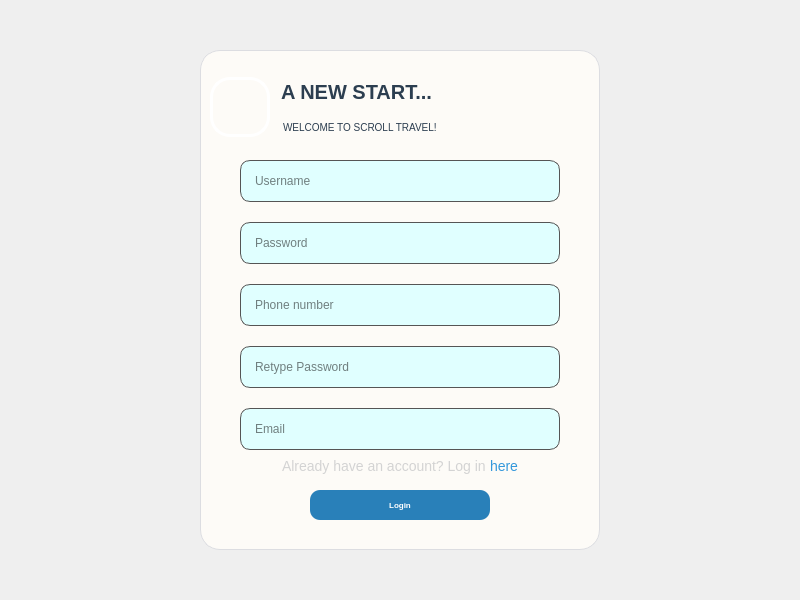
<?xml version="1.0" encoding="UTF-8"?>
<ui version="4.0">
 <class>MainWindow</class>
 <widget class="QMainWindow" name="MainWindow">
  <property name="geometry">
   <rect>
    <x>0</x>
    <y>0</y>
    <width>800</width>
    <height>600</height>
   </rect>
  </property>
  <property name="windowTitle">
   <string>MainWindow</string>
  </property>
  <property name="styleSheet">
   <string notr="true">#centralwidget {
	border-image: url(:/Registration/background2.jpg) 0 0 0 0 stretch;
}</string>
  </property>
  <widget class="QWidget" name="centralwidget">
   <layout class="QGridLayout" name="gridLayout">
    <item row="0" column="1">
     <spacer name="verticalSpacer">
      <property name="orientation">
       <enum>Qt::Vertical</enum>
      </property>
      <property name="sizeHint" stdset="0">
       <size>
        <width>20</width>
        <height>32</height>
       </size>
      </property>
     </spacer>
    </item>
    <item row="1" column="0">
     <spacer name="horizontalSpacer">
      <property name="orientation">
       <enum>Qt::Horizontal</enum>
      </property>
      <property name="sizeHint" stdset="0">
       <size>
        <width>182</width>
        <height>20</height>
       </size>
      </property>
     </spacer>
    </item>
    <item row="1" column="1" rowspan="2">
     <widget class="QFrame" name="frame">
      <property name="minimumSize">
       <size>
        <width>400</width>
        <height>500</height>
       </size>
      </property>
      <property name="maximumSize">
       <size>
        <width>400</width>
        <height>500</height>
       </size>
      </property>
      <property name="styleSheet">
       <string notr="true">QFrame {
    background-color: #fdfbf7; /* Màu trắng ngà/kem */
    border-radius: 20px;
    border: 1px solid #dcdde1;
}</string>
      </property>
      <property name="frameShape">
       <enum>QFrame::StyledPanel</enum>
      </property>
      <property name="frameShadow">
       <enum>QFrame::Raised</enum>
      </property>
      <layout class="QVBoxLayout" name="verticalLayout">
       <item>
        <layout class="QHBoxLayout" name="horizontalLayout_2">
         <item>
          <widget class="QLabel" name="label_2">
           <property name="minimumSize">
            <size>
             <width>60</width>
             <height>60</height>
            </size>
           </property>
           <property name="maximumSize">
            <size>
             <width>60</width>
             <height>60</height>
            </size>
           </property>
           <property name="styleSheet">
            <string notr="true">QLabel{
	border radius: 30px;
	border: 3px solid #ffffff;
}</string>
           </property>
           <property name="text">
            <string/>
           </property>
           <property name="pixmap">
            <pixmap resource="../ASSETS/res.qrc">:/Registration/logo.png</pixmap>
           </property>
           <property name="scaledContents">
            <bool>true</bool>
           </property>
          </widget>
         </item>
         <item>
          <layout class="QVBoxLayout" name="TitlLayout">
           <item>
            <widget class="QLabel" name="lblTitle">
             <property name="styleSheet">
              <string notr="true">QLabel#lblTitle {
	border: none;
    font-size: 20px;          
    font-weight: bold;         
    color: #2c3e50;            
    font-family: &quot;Inter&quot;;   
	margin-top: 20px;
}
</string>
             </property>
             <property name="text">
              <string>A NEW START...</string>
             </property>
            </widget>
           </item>
           <item>
            <widget class="QLabel" name="lblSubTitle">
             <property name="styleSheet">
              <string notr="true">QLabel#lblSubTitle {
	border: none;
    font-size: 10px;                  
    color: #2c3e50;            
    font-family: &quot;Inter&quot;;   
	margin-left: 5px;
	margin-bottom: 10px;
}
</string>
             </property>
             <property name="text">
              <string>WELCOME TO SCROLL TRAVEL!</string>
             </property>
            </widget>
           </item>
          </layout>
         </item>
        </layout>
       </item>
       <item>
        <layout class="QVBoxLayout" name="TextInputLayout">
         <property name="spacing">
          <number>20</number>
         </property>
         <property name="leftMargin">
          <number>30</number>
         </property>
         <property name="rightMargin">
          <number>30</number>
         </property>
         <item>
          <widget class="QLineEdit" name="emailINPUT">
           <property name="minimumSize">
            <size>
             <width>200</width>
             <height>20</height>
            </size>
           </property>
           <property name="baseSize">
            <size>
             <width>180</width>
             <height>20</height>
            </size>
           </property>
           <property name="styleSheet">
            <string notr="true">QLineEdit {
    border: 1px solid #555555; /* Viền màu xám, dày 2px */
    border-radius: 10px;       /* Độ bo tròn (số càng lớn càng tròn) */
    padding-left: 10px;        /* Đệm trái để chữ không sát mép */
    padding-right: 10px;       /* Đệm phải */
    background-color:  #e0ffff ; /* Màu nền */
    color: black;              /* Màu chữ */
	padding: 12px;

}

/* Hiệu ứng khi bấm chuột vào */
QLineEdit:focus {
    border: 1px solid #00aaff; /* Đổi màu viền sang xanh dương */
}

</string>
           </property>
           <property name="alignment">
            <set>Qt::AlignLeading|Qt::AlignLeft|Qt::AlignVCenter</set>
           </property>
           <property name="placeholderText">
            <string notr="true">Username</string>
           </property>
          </widget>
         </item>
         <item>
          <widget class="QLineEdit" name="passwordINPUT">
           <property name="minimumSize">
            <size>
             <width>200</width>
             <height>20</height>
            </size>
           </property>
           <property name="baseSize">
            <size>
             <width>180</width>
             <height>20</height>
            </size>
           </property>
           <property name="styleSheet">
            <string notr="true">QLineEdit {
    border: 1px solid #555555; /* Viền màu xám, dày 2px */
    border-radius: 10px;       /* Độ bo tròn (số càng lớn càng tròn) */
    padding-left: 10px;        /* Đệm trái để chữ không sát mép */
    padding-right: 10px;       /* Đệm phải */
    background-color:  #e0ffff ; /* Màu nền */
    color: black;              /* Màu chữ */
	padding: 12px;

}

/* Hiệu ứng khi bấm chuột vào */
QLineEdit:focus {
    border: 1px solid #00aaff; /* Đổi màu viền sang xanh dương */
}

</string>
           </property>
           <property name="alignment">
            <set>Qt::AlignLeading|Qt::AlignLeft|Qt::AlignVCenter</set>
           </property>
           <property name="placeholderText">
            <string notr="true">Password</string>
           </property>
          </widget>
         </item>
         <item>
          <widget class="QLineEdit" name="usernameINPUT_4">
           <property name="minimumSize">
            <size>
             <width>200</width>
             <height>20</height>
            </size>
           </property>
           <property name="baseSize">
            <size>
             <width>180</width>
             <height>20</height>
            </size>
           </property>
           <property name="styleSheet">
            <string notr="true">QLineEdit {
    border: 1px solid #555555; /* Viền màu xám, dày 2px */
    border-radius: 10px;       /* Độ bo tròn (số càng lớn càng tròn) */
    padding-left: 10px;        /* Đệm trái để chữ không sát mép */
    padding-right: 10px;       /* Đệm phải */
    background-color:  #e0ffff ; /* Màu nền */
    color: black;              /* Màu chữ */
	padding: 12px;

}

/* Hiệu ứng khi bấm chuột vào */
QLineEdit:focus {
    border: 1px solid #00aaff; /* Đổi màu viền sang xanh dương */
}

</string>
           </property>
           <property name="alignment">
            <set>Qt::AlignLeading|Qt::AlignLeft|Qt::AlignVCenter</set>
           </property>
           <property name="placeholderText">
            <string notr="true">Phone number</string>
           </property>
          </widget>
         </item>
         <item>
          <widget class="QLineEdit" name="retypePasswordInput">
           <property name="minimumSize">
            <size>
             <width>200</width>
             <height>20</height>
            </size>
           </property>
           <property name="baseSize">
            <size>
             <width>180</width>
             <height>20</height>
            </size>
           </property>
           <property name="styleSheet">
            <string notr="true">QLineEdit {
    border: 1px solid #555555; /* Viền màu xám, dày 2px */
    border-radius: 10px;       /* Độ bo tròn (số càng lớn càng tròn) */
    padding-left: 10px;        /* Đệm trái để chữ không sát mép */
    padding-right: 10px;       /* Đệm phải */
    background-color:  #e0ffff ; /* Màu nền */
    color: black;              /* Màu chữ */
	padding: 12px;

}

/* Hiệu ứng khi bấm chuột vào */
QLineEdit:focus {
    border: 1px solid #00aaff; /* Đổi màu viền sang xanh dương */
}

</string>
           </property>
           <property name="alignment">
            <set>Qt::AlignLeading|Qt::AlignLeft|Qt::AlignVCenter</set>
           </property>
           <property name="placeholderText">
            <string notr="true">Retype Password</string>
           </property>
          </widget>
         </item>
         <item>
          <widget class="QLineEdit" name="usernameINPUT">
           <property name="minimumSize">
            <size>
             <width>200</width>
             <height>20</height>
            </size>
           </property>
           <property name="baseSize">
            <size>
             <width>180</width>
             <height>20</height>
            </size>
           </property>
           <property name="styleSheet">
            <string notr="true">QLineEdit {
    border: 1px solid #555555; /* Viền màu xám, dày 2px */
    border-radius: 10px;       /* Độ bo tròn (số càng lớn càng tròn) */
    padding-left: 10px;        /* Đệm trái để chữ không sát mép */
    padding-right: 10px;       /* Đệm phải */
    background-color:  #e0ffff ; /* Màu nền */
    color: black;              /* Màu chữ */
	padding: 12px;

}

/* Hiệu ứng khi bấm chuột vào */
QLineEdit:focus {
    border: 1px solid #00aaff; /* Đổi màu viền sang xanh dương */
}

</string>
           </property>
           <property name="alignment">
            <set>Qt::AlignLeading|Qt::AlignLeft|Qt::AlignVCenter</set>
           </property>
           <property name="placeholderText">
            <string notr="true">Email</string>
           </property>
          </widget>
         </item>
        </layout>
       </item>
       <item>
        <layout class="QHBoxLayout" name="horizontalLayout_3">
         <property name="spacing">
          <number>4</number>
         </property>
         <item>
          <spacer name="horizontalSpacer_5">
           <property name="orientation">
            <enum>Qt::Horizontal</enum>
           </property>
           <property name="sizeHint" stdset="0">
            <size>
             <width>40</width>
             <height>20</height>
            </size>
           </property>
          </spacer>
         </item>
         <item>
          <widget class="QLabel" name="label">
           <property name="styleSheet">
            <string notr="true">/* Trạng thái bình thường: Trong suốt, không viền */
QLabel {
    background-color: transparent; /* Nền trong suốt */
    border: none;                  /* Bỏ viền */
    color: #d3d3d3;                /* Màu xanh link (giống web) */
    font-size: 14px;
    text-align: left;              /* Canh trái (hoặc center tùy bạn) */
}
</string>
           </property>
           <property name="text">
            <string>Already have an account? Log in</string>
           </property>
          </widget>
         </item>
         <item>
          <widget class="QPushButton" name="pushButton_2">
           <property name="styleSheet">
            <string notr="true">/* Trạng thái bình thường: Trong suốt, không viền */
QPushButton {
    background-color: transparent; /* Nền trong suốt */
    border: none;                  /* Bỏ viền */
    color: #3498db;                /* Màu xanh link (giống web) */
    font-size: 14px;
    text-align: left;              /* Canh trái (hoặc center tùy bạn) */
}

/* Khi di chuột vào: Gạch chân và đổi màu đậm hơn */
QPushButton:hover {
    color: #1d72b8;                /* Xanh đậm hơn */
    text-decoration: underline;    /* Gạch chân (đây là mấu chốt) */
}

/* Khi bấm xuống */
QPushButton:pressed {
    color: #155a8a;
}</string>
           </property>
           <property name="text">
            <string>here</string>
           </property>
          </widget>
         </item>
         <item>
          <spacer name="horizontalSpacer_6">
           <property name="orientation">
            <enum>Qt::Horizontal</enum>
           </property>
           <property name="sizeHint" stdset="0">
            <size>
             <width>40</width>
             <height>20</height>
            </size>
           </property>
          </spacer>
         </item>
        </layout>
       </item>
       <item>
        <layout class="QVBoxLayout" name="verticalLayout_2">
         <property name="leftMargin">
          <number>100</number>
         </property>
         <property name="rightMargin">
          <number>100</number>
         </property>
         <item>
          <widget class="QPushButton" name="loginBUTTON">
           <property name="minimumSize">
            <size>
             <width>80</width>
             <height>20</height>
            </size>
           </property>
           <property name="styleSheet">
            <string notr="true">/* --- TRẠNG THÁI BÌNH THƯỜNG --- */
QPushButton {
    background-color: #2980b9; /* Màu xanh dương (Màu nền chính) */
    color: white;              /* Màu chữ */
    font-weight: bold;         /* Chữ đậm */
    font-size: 8px;           /* Cỡ chữ */
    border-radius: 10px;       /* Bo tròn góc */
    padding: 10px;             /* Khoảng cách đệm để nút to ra */
    border: none;              /* Xóa viền xấu xí mặc định */
	margin-top: 8px;
	margin-bottom: 20px;
}

/* --- KHI DI CHUỘT VÀO (HOVER) --- */
QPushButton:hover {
    background-color: #3498db; /* Đổi sang màu xanh sáng hơn */
}

/* --- KHI BẤM GIỮ CHUỘT (PRESSED) --- */
QPushButton:pressed {
    background-color: #1f618d; /* Đổi sang màu tối hơn (cảm giác nút lún xuống) */
    padding-top: 12px;         /* (Mẹo) Dịch chữ xuống 1 xíu tạo cảm giác nhấn thật */
    padding-left: 12px;
}</string>
           </property>
           <property name="text">
            <string>Login</string>
           </property>
          </widget>
         </item>
        </layout>
       </item>
      </layout>
     </widget>
    </item>
    <item row="2" column="2">
     <spacer name="horizontalSpacer_2">
      <property name="orientation">
       <enum>Qt::Horizontal</enum>
      </property>
      <property name="sizeHint" stdset="0">
       <size>
        <width>182</width>
        <height>20</height>
       </size>
      </property>
     </spacer>
    </item>
    <item row="3" column="1">
     <spacer name="verticalSpacer_2">
      <property name="orientation">
       <enum>Qt::Vertical</enum>
      </property>
      <property name="sizeHint" stdset="0">
       <size>
        <width>20</width>
        <height>32</height>
       </size>
      </property>
     </spacer>
    </item>
   </layout>
  </widget>
 </widget>
 <resources>
  <include location="../ASSETS/res.qrc"/>
 </resources>
 <connections/>
</ui>
